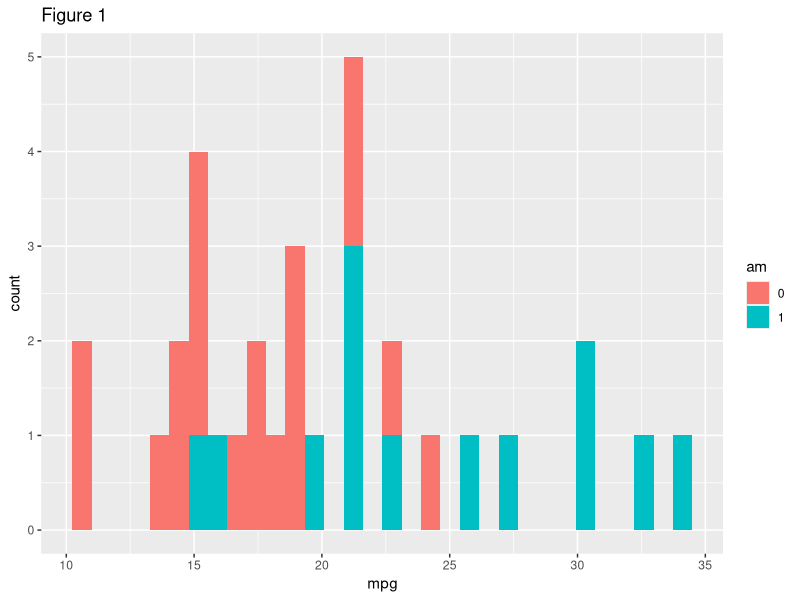
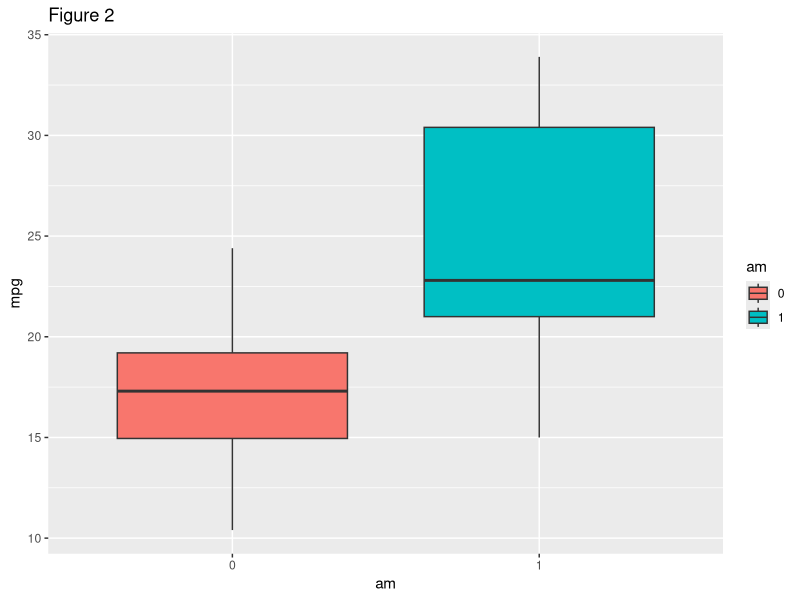
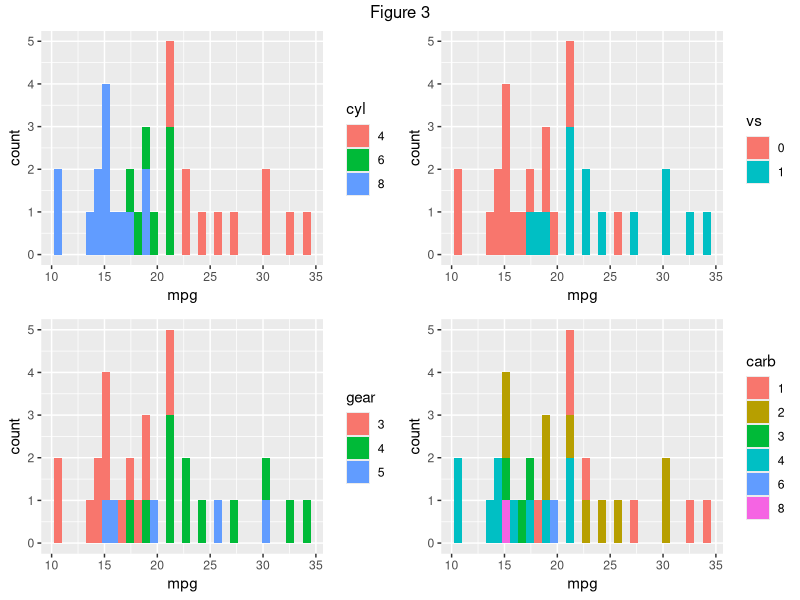
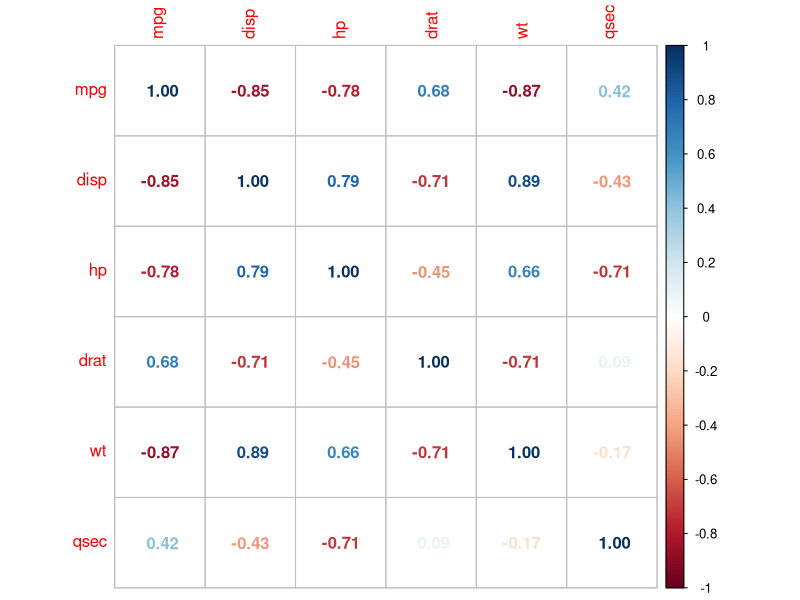
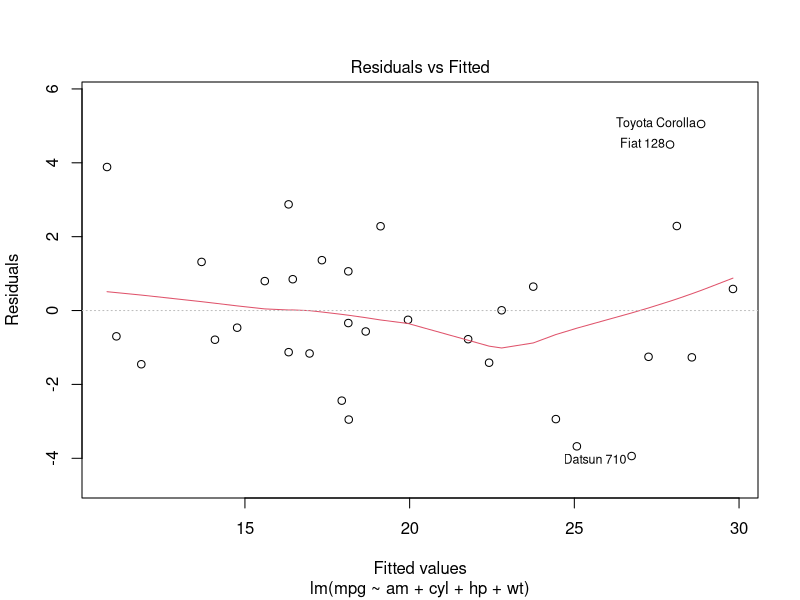
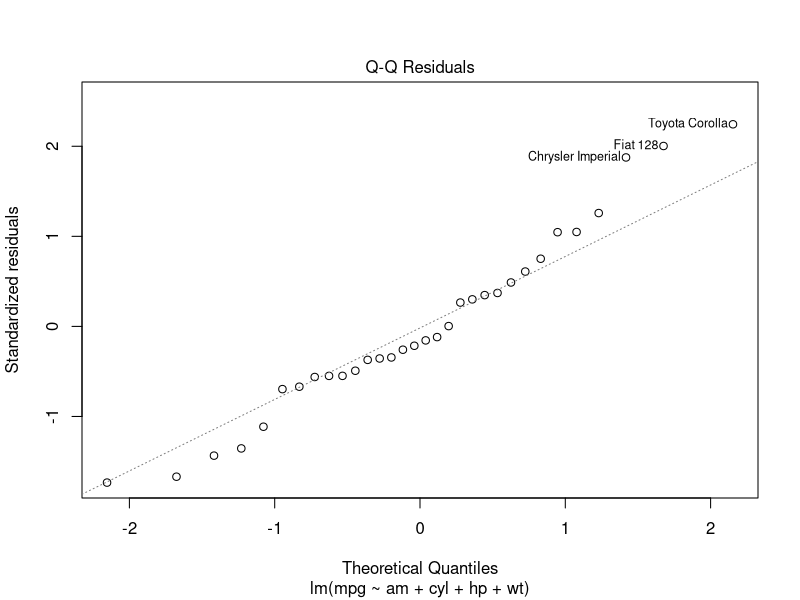
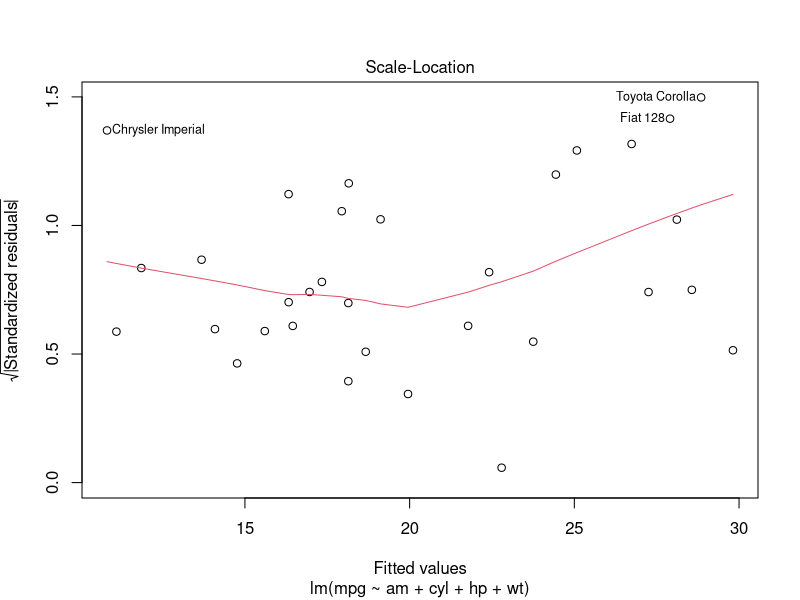
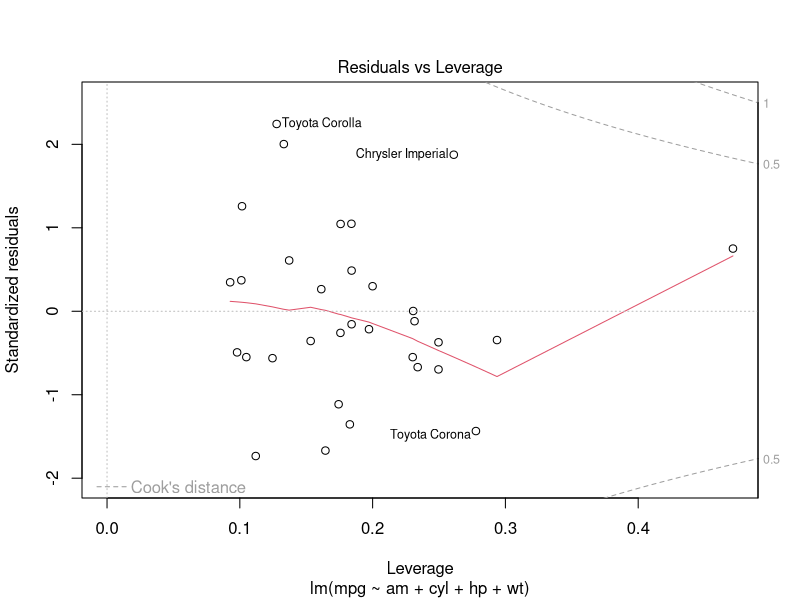

Write the R code that produced these figures, in order.
## ---- chunk 1
set.seed(4324)
library(ggplot2)
library(datasets)
library(gridExtra)
library(corrplot)
library(car)
library(lmtest)
library(caret)
## ---- chunk 2
str(mtcars)
## ---- chunk 3
mtcars[, c("cyl", "vs", "am", "gear", "carb")] <- lapply(mtcars[, c("cyl", "vs", "am", "gear", "carb")], as.factor)
## ---- chunk 4
summary(mtcars)
## ---- chunk 5
plot.1 <- ggplot(mtcars, aes(x = mpg, fill = am)) + geom_histogram(bins = 32) + labs(title = "Figure 1")
plot.1
## ---- chunk 6
plot.2 <- ggplot(mtcars, aes(x = am, y = mpg, fill = am)) + geom_boxplot() + labs(title = "Figure 2")
plot.2
## ---- chunk 7
plot.cyl <- ggplot(mtcars, aes(x = mpg, fill = cyl)) + geom_histogram(bins = 32)
plot.vs <- ggplot(mtcars, aes(x = mpg, fill = vs)) + geom_histogram(bins = 32)
plot.gear <- ggplot(mtcars, aes(x = mpg, fill = gear)) + geom_histogram(bins = 32)
plot.carb <- ggplot(mtcars, aes(x = mpg, fill = carb)) + geom_histogram(bins = 32)
grid.arrange(plot.cyl, plot.vs, plot.gear, plot.carb, ncol = 2, top = "Figure 3")
## ---- chunk 8
cor <- cor(mtcars[, c("mpg", "disp", "hp", "drat", "wt", "qsec")])
corrplot(cor, method = "number")
## ---- chunk 9
model.1 <- t.test(mpg ~ am, mtcars, alternative = "greater")
model.1
## ---- chunk 10
model.1 <- lm(mpg ~ am, mtcars)
summary(model.1)
## ---- chunk 11
model.2 <- update(model.1, mpg ~ am + cyl, mtcars)
model.3 <- update(model.1, mpg ~ am + cyl + hp, mtcars)
model.4 <- update(model.1, mpg ~ am + cyl + hp + wt, mtcars)
anova(model.1, model.2, model.3, model.4)
## ---- chunk 12
summary(model.4)
AIC(model.1, model.2, model.3, model.4)
## ---- chunk 13
plot(model.4)
grid.arrange
## ---- chunk 14
dwtest(model.4)
## ---- chunk 15
featurePlot(mtcars[, -1], mtcars$mpg, plot = "pairs")
